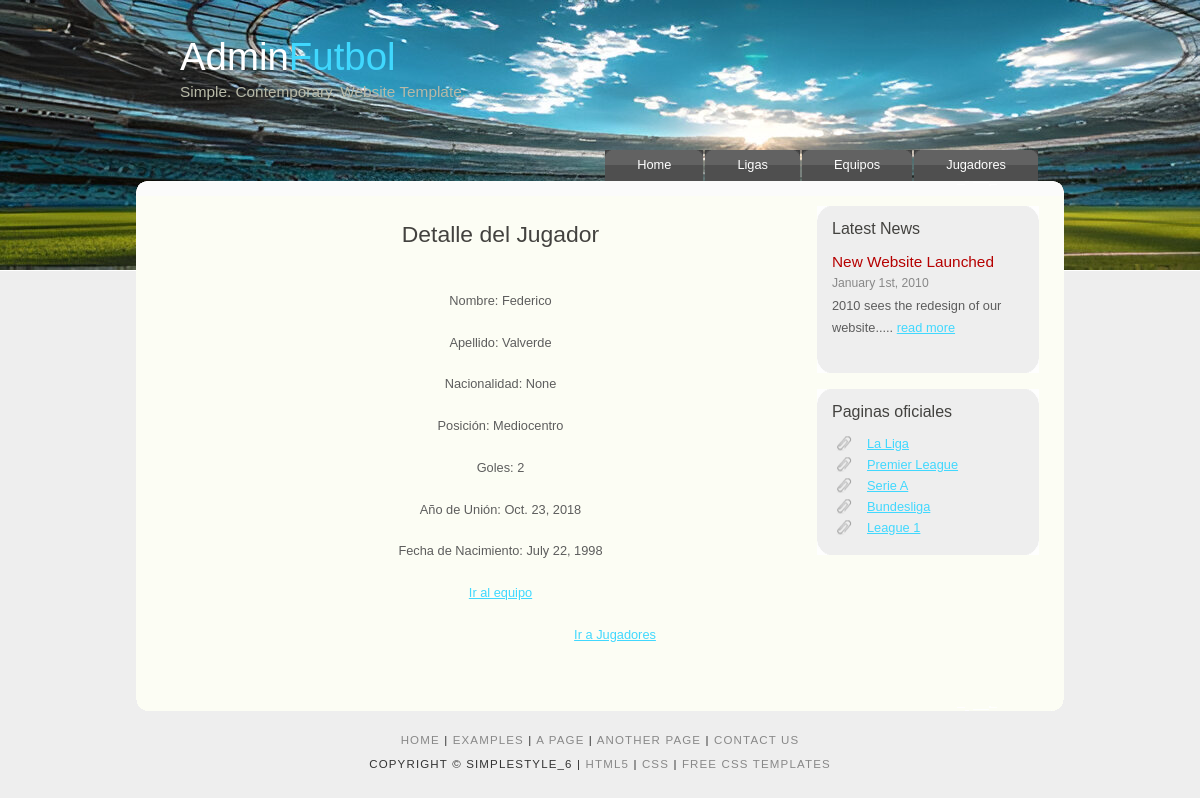
/ligaAPP/jugador/2/, run on the app's committed database.
### ligaAPP/models.py (models this page shows, shortened)
class Jugador(models.Model):
    nombre = models.CharField(max_length=50)
    apellidos = models.CharField(max_length=50)
    goles = models.CharField(max_length=50)
    posicion = models.CharField(max_length=50)
    nacionalidad = models.CharField(max_length=50, null= True, blank=True)
    anioDeUnion = models.DateField()
    fechaNacimiento = models.DateField()
    equipo = models.ForeignKey(Equipo, related_name = 'jugadores', on_delete=models.CASCADE)
    imagenJugador = models.URLField(max_length=600, null= True, blank=True)

### ligaAPP/views.py (the view)
# urls.py: path('jugador/<int:pk>/', DetalleJugadorView.as_view(), name='detalleJugador'),
class DetalleJugadorView(DetailView):
    model = Jugador
    template_name = 'detalleJugador.html'
    context_object_name = 'detalleJugador'

### ligaAPP/templates/detalleJugador.html (shortened to what this page needs)
{% load static %}
<!DOCTYPE HTML>
<html>
<head>
  <link rel="stylesheet" href="{% static 'style.css' %}"/>
</head>
<body>
  <div id="main">
    <div id="header">
      <div id="logo">
        <div id="logo_text">
          <h1><a href="{% url 'index' %}">Admin<span class="logo_colour">Futbol</span></a></h1>
          <h2>Simple. Contemporary. Website Template.</h2>
        </div>
      </div>
      <div id="menubar">
        <ul id="menu">
          <li><a href="{% url 'index' %}">Home</a></li>
          <li><a href="{% url 'listaLigas' %}">Ligas</a></li>
          <li><a href="{% url 'listaEquipos' %}">Equipos</a></li>
          <li><a href="{% url 'listaJugadores' %}">Jugadores</a></li>
        </ul>
      </div>
    </div>
    <div id="content_header"></div>
    <div id="site_content">
      <div id="sidebar_container">
        <div class="sidebar">
          <div class="sidebar_top"></div>
          <div class="sidebar_item">
            <h3>Latest News</h3>
            <h4>New Website Launched</h4>
            <h5>January 1st, 2010</h5>
            <p>2010 sees the redesign of our website.....&nbsp;<a href="#">read more</a></p>
          </div>
          <div class="sidebar_base"></div>
        </div>
        <div class="sidebar">
          <div class="sidebar_top"></div>
          <div class="sidebar_item">
            <h3>Paginas oficiales</h3>
            <ul>
              <li><a href="https://www.laliga.com/es-GB">La Liga</a></li>
              <li><a href="https://www.premierleague.com/">Premier League</a></li>
              <li><a href="https://www.legaseriea.it/en">Serie A</a></li>
              <li><a href="https://www.bundesliga.com/es/bundesliga">Bundesliga</a></li>
              <li><a href="https://ligue1.com/">League 1 </a></li>
            </ul>
          </div>
          <div class="sidebar_base"></div>
        </div>
      </div>
      <div id="content">
        <h1>Detalle del Jugador</h1>
        <p><br>Nombre: {{ detalleJugador.nombre }} </p>
        <p>Apellido: {{ detalleJugador.apellidos }}</p>
        <p>Nacionalidad: {{detalleJugador.nacionalidad}}</p>
        <p>Posición: {{ detalleJugador.posicion }}</p>
        <p>Goles: {{ detalleJugador.goles }}</p>
        <p>Año de Unión: {{ detalleJugador.anioDeUnion }}</p>
        <p>Fecha de Nacimiento: {{ detalleJugador.fechaNacimiento }}</p>
        <p><a href="{% url 'detalleEquipo' detalleJugador.equipo.id %}">Ir al equipo</a></p>
        <p><a href="{% url 'listaJugadores' %}" >Ir a Jugadores</a></p>
    </div>
    </div>
    <div id="content_footer"></div>
    <div id="footer">
      <p><a href="index.html">Home</a> | <a href="examples.html">Examples</a> | <a href="page.html">A Page</a> | <a href="another_page.html">Another Page</a> | <a href="contact.html">Contact Us</a></p>
      <p>Copyright &copy; simplestyle_6 | <a href="http://validator.w3.org/check?uri=referer">HTML5</a> | <a href="http://jigsaw.w3.org/css-validator/check/referer">CSS</a> | <a href="http://www.html5webtemplates.co.uk">Free CSS Templates</a></p>
    </div>
    <p>&nbsp;</p>
  </div>
</body>
</html>

### ligaAPP/static/style.css (style rules this page uses)
html { height: 100%; }
* { margin: 0; padding: 0; }
body { font: normal .80em 'trebuchet ms', arial, sans-serif; background: #EEE; color: #5D5D5D; }
p { padding: 0 0 20px 0; line-height: 1.7em; }
h1, h2, h3, h4, h5, h6 { font: normal 179% 'century gothic', arial, sans-serif; color: #43423F; margin: 0 0 15px 0; padding: 15px 0 5px 0; }
h2 { font: normal 145% 'century gothic', arial, sans-serif; color: #B60000; }
h3 { font: normal 125% 'century gothic', arial, sans-serif; }
h4, h5, h6 { margin: 0; padding: 0 0 5px 0; font: normal 120% 'century gothic', arial, sans-serif; color: #B60000; }
h5, h6 { font: normal 95% arial, sans-serif; color: #888; }
a, a:hover { outline: none; text-decoration: underline; color: #40D8FE; }
ul { margin: 2px 0 22px 17px; }
ul li { list-style-type: circle; margin: 0 0 6px 0; padding: 0 0 4px 5px; }
#main, #logo, #menubar, #content_header, #site_content, #content_footer, #footer { margin-left: auto; margin-right: auto; }
#main { padding-bottom: 20px; }
#header { background: #6F655F url('campodefdef.jpeg') no-repeat; background-size: cover; height: 270px; border-bottom: 1px solid #FFF; }
#logo { width: 840px; position: relative; height: 147px; }
#logo #logo_text { position: absolute; top: 27px; left: 0; }
#logo h1, #logo h2 { font: normal 300% 'century gothic', arial, sans-serif; border-bottom: 0; text-transform: none; margin: 0; }
#logo_text h1, #logo_text h1 a, #logo_text h1 a:hover { padding: 8px 0 0 0; color: #FFF; text-decoration: none; }
#logo_text h1 a .logo_colour { color: #40D8FE; }
#logo_text h2 { font-size: 120%; padding: 4px 0 0 0; color: #B7B9A7; }
#menubar { height: 36px; width: 880px; }
ul#menu { float: right; margin: 0; padding: 0; }
ul#menu li { float: left; padding: 0 0 0 6px; list-style: none; margin: 3px 2px 0 0; background: #484848 url(tab.png) no-repeat 0 0; }
ul#menu li a { font: normal 100% 'trebuchet ms', arial, sans-serif; display: block; float: left; height: 20px; padding: 7px 32px 4px 26px; text-align: center; color: #FFF; text-decoration: none; background: #484848 url(tab.png) no-repeat 100% 0; }
#content_header, #content_footer { width: 928px; background: url(content_header.png) no-repeat; height: 15px; margin-top: -90px; }
#content_footer { background: url(content_footer.png) no-repeat; margin-top: 0; }
#site_content { width: 878px; overflow: hidden; margin: 0 auto 0 auto; padding: 0px 10px 20px 40px; background: #FCFDF4; }
#sidebar_container { float: right; width: 224px; padding: 10px 15px 20px 0; }
.sidebar_top, .sidebar_base { width: 222px; height: 14px; background: transparent url(side_top.png) no-repeat; }
.sidebar_base { background: url(side_base.png) no-repeat; }
.sidebar { float: right; width: 222px; padding: 0; margin: 0 0 16px 0; }
.sidebar_item { background: #EEE; padding: 0 15px; width: 192px; }
.sidebar_item h3 { padding: 0; }
.sidebar_item ul { width: 178px; padding: 0px 0 0 0; margin: 0px 0 0px 0; }
.sidebar_item li { list-style: none; padding: 0 0 6px 0;margin: 0; }
.sidebar_item li a, .sidebar_item li a:hover { padding: 0 0 0 35px; display: block; background: transparent url(link.png) no-repeat left center; }
#content { text-align: center; max-width: 1000px; margin: 0 auto; padding: 10px; }
#footer { width: 916px; font: normal 90% 'trebuchet ms', arial, sans-serif; height: 28px; padding: 20px 0 5px 0; text-align: center; background: transparent; color: #333; text-transform: uppercase; letter-spacing: 0.1em; }
#footer p { padding: 0 0 5px 0; }
#footer a { color: #888; text-decoration: none; }

### data on the page
Jugador: nombre "Federico", apellidos "Valverde", nacionalidad "None", posicion "Mediocentro", goles "2", anioDeUnion "Oct. 23, 2018", fechaNacimiento "July 22, 1998"
